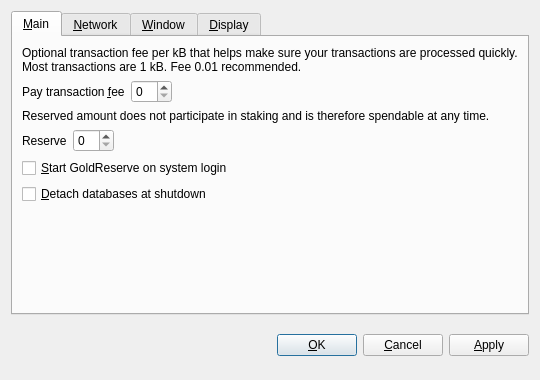
<?xml version="1.0" encoding="UTF-8"?>
<ui version="4.0">
 <class>OptionsDialog</class>
 <widget class="QDialog" name="OptionsDialog">
  <property name="geometry">
   <rect>
    <x>0</x>
    <y>0</y>
    <width>540</width>
    <height>380</height>
   </rect>
  </property>
  <property name="windowTitle">
   <string>Options</string>
  </property>
  <property name="modal">
   <bool>true</bool>
  </property>
  <layout class="QVBoxLayout" name="verticalLayout">
   <item>
    <widget class="QTabWidget" name="tabWidget">
     <property name="tabPosition">
      <enum>QTabWidget::North</enum>
     </property>
     <property name="currentIndex">
      <number>0</number>
     </property>
     <widget class="QWidget" name="tabMain">
      <attribute name="title">
       <string>&amp;Main</string>
      </attribute>
      <layout class="QVBoxLayout" name="verticalLayout_Main">
       <item>
        <widget class="QLabel" name="transactionFeeInfoLabel">
         <property name="text">
          <string>Optional transaction fee per kB that helps make sure your transactions are processed quickly. Most transactions are 1 kB. Fee 0.01 recommended.</string>
         </property>
         <property name="textFormat">
          <enum>Qt::PlainText</enum>
         </property>
         <property name="wordWrap">
          <bool>true</bool>
         </property>
        </widget>
       </item>
       <item>
        <layout class="QHBoxLayout" name="horizontalLayoutFee">
         <item>
          <widget class="QLabel" name="transactionFeeLabel">
           <property name="text">
            <string>Pay transaction &amp;fee</string>
           </property>
           <property name="textFormat">
            <enum>Qt::PlainText</enum>
           </property>
           <property name="buddy">
            <cstring>transactionFee</cstring>
           </property>
          </widget>
         </item>
         <item>
          <widget class="BitcoinAmountField" name="transactionFee"/>
         </item>
         <item>
          <spacer name="horizontalSpacerFee">
           <property name="orientation">
            <enum>Qt::Horizontal</enum>
           </property>
           <property name="sizeHint" stdset="0">
            <size>
             <width>40</width>
             <height>20</height>
            </size>
           </property>
          </spacer>
         </item>
        </layout>
       </item>
       <item>
        <widget class="QLabel" name="reserveBalanceInfoLabel">
         <property name="text">
          <string>Reserved amount does not participate in staking and is therefore spendable at any time.</string>
         </property>
         <property name="textFormat">
          <enum>Qt::PlainText</enum>
         </property>
         <property name="wordWrap">
          <bool>true</bool>
         </property>
        </widget>
       </item>
       <item>
        <layout class="QHBoxLayout" name="horizontalLayoutReserveBalance">
         <item>
          <widget class="QLabel" name="reserveBalanceLabel">
           <property name="text">
            <string>Reserve</string>
           </property>
           <property name="textFormat">
            <enum>Qt::PlainText</enum>
           </property>
           <property name="buddy">
            <cstring>reserveBalance</cstring>
           </property>
          </widget>
         </item>
         <item>
          <widget class="BitcoinAmountField" name="reserveBalance"/>
         </item>
         <item>
          <spacer name="horizontalSpacerReserveBalance">
           <property name="orientation">
            <enum>Qt::Horizontal</enum>
           </property>
           <property name="sizeHint" stdset="0">
            <size>
             <width>40</width>
             <height>20</height>
            </size>
           </property>
          </spacer>
         </item>
        </layout>
       </item>
       <item>
        <widget class="QCheckBox" name="bitcoinAtStartup">
         <property name="toolTip">
          <string>Automatically start GoldReserve after logging in to the system.</string>
         </property>
         <property name="text">
          <string>&amp;Start GoldReserve on system login</string>
         </property>
        </widget>
       </item>
       <item>
        <widget class="QCheckBox" name="detachDatabases">
         <property name="toolTip">
          <string>Detach block and address databases at shutdown. This means they can be moved to another data directory, but it slows down shutdown. The wallet is always detached.</string>
         </property>
         <property name="text">
          <string>&amp;Detach databases at shutdown</string>
         </property>
        </widget>
       </item>
       <item>
        <spacer name="verticalSpacer_Main">
         <property name="orientation">
          <enum>Qt::Vertical</enum>
         </property>
         <property name="sizeHint" stdset="0">
          <size>
           <width>20</width>
           <height>40</height>
          </size>
         </property>
        </spacer>
       </item>
      </layout>
     </widget>
     <widget class="QWidget" name="tabNetwork">
      <attribute name="title">
       <string>&amp;Network</string>
      </attribute>
      <layout class="QVBoxLayout" name="verticalLayout_Network">
       <item>
        <widget class="QCheckBox" name="mapPortUpnp">
         <property name="toolTip">
          <string>Automatically open the GoldReserve client port on the router. This only works when your router supports UPnP and it is enabled.</string>
         </property>
         <property name="text">
          <string>Map port using &amp;UPnP</string>
         </property>
        </widget>
       </item>
       <item>
        <widget class="QCheckBox" name="connectSocks">
         <property name="toolTip">
          <string>Connect to the GoldReserve network through a SOCKS proxy (e.g. when connecting through Tor).</string>
         </property>
         <property name="text">
          <string>&amp;Connect through SOCKS proxy:</string>
         </property>
        </widget>
       </item>
       <item>
        <layout class="QHBoxLayout" name="horizontalLayout_Network">
         <item>
          <widget class="QLabel" name="proxyIpLabel">
           <property name="text">
            <string>Proxy &amp;IP:</string>
           </property>
           <property name="textFormat">
            <enum>Qt::PlainText</enum>
           </property>
           <property name="buddy">
            <cstring>proxyIp</cstring>
           </property>
          </widget>
         </item>
         <item>
          <widget class="QValidatedLineEdit" name="proxyIp">
           <property name="maximumSize">
            <size>
             <width>140</width>
             <height>16777215</height>
            </size>
           </property>
           <property name="toolTip">
            <string>IP address of the proxy (e.g. 127.0.0.1)</string>
           </property>
          </widget>
         </item>
         <item>
          <widget class="QLabel" name="proxyPortLabel">
           <property name="text">
            <string>&amp;Port:</string>
           </property>
           <property name="textFormat">
            <enum>Qt::PlainText</enum>
           </property>
           <property name="buddy">
            <cstring>proxyPort</cstring>
           </property>
          </widget>
         </item>
         <item>
          <widget class="QLineEdit" name="proxyPort">
           <property name="maximumSize">
            <size>
             <width>55</width>
             <height>16777215</height>
            </size>
           </property>
           <property name="toolTip">
            <string>Port of the proxy (e.g. 9050)</string>
           </property>
          </widget>
         </item>
         <item>
          <widget class="QLabel" name="socksVersionLabel">
           <property name="text">
            <string>SOCKS &amp;Version:</string>
           </property>
           <property name="textFormat">
            <enum>Qt::PlainText</enum>
           </property>
           <property name="buddy">
            <cstring>socksVersion</cstring>
           </property>
          </widget>
         </item>
         <item>
          <widget class="QValueComboBox" name="socksVersion">
           <property name="toolTip">
            <string>SOCKS version of the proxy (e.g. 5)</string>
           </property>
          </widget>
         </item>
         <item>
          <spacer name="horizontalSpacer_Network">
           <property name="orientation">
            <enum>Qt::Horizontal</enum>
           </property>
           <property name="sizeHint" stdset="0">
            <size>
             <width>40</width>
             <height>20</height>
            </size>
           </property>
          </spacer>
         </item>
        </layout>
       </item>
       <item>
        <spacer name="verticalSpacer_Network">
         <property name="orientation">
          <enum>Qt::Vertical</enum>
         </property>
         <property name="sizeHint" stdset="0">
          <size>
           <width>20</width>
           <height>40</height>
          </size>
         </property>
        </spacer>
       </item>
      </layout>
     </widget>
     <widget class="QWidget" name="tabWindow">
      <attribute name="title">
       <string>&amp;Window</string>
      </attribute>
      <layout class="QVBoxLayout" name="verticalLayout_Window">
       <item>
        <widget class="QCheckBox" name="minimizeToTray">
         <property name="toolTip">
          <string>Show only a tray icon after minimizing the window.</string>
         </property>
         <property name="text">
          <string>&amp;Minimize to the tray instead of the taskbar</string>
         </property>
        </widget>
       </item>
       <item>
        <widget class="QCheckBox" name="minimizeOnClose">
         <property name="toolTip">
          <string>Minimize instead of exit the application when the window is closed. When this option is enabled, the application will be closed only after selecting Quit in the menu.</string>
         </property>
         <property name="text">
          <string>M&amp;inimize on close</string>
         </property>
        </widget>
       </item>
       <item>
        <spacer name="verticalSpacer_Window">
         <property name="orientation">
          <enum>Qt::Vertical</enum>
         </property>
         <property name="sizeHint" stdset="0">
          <size>
           <width>20</width>
           <height>40</height>
          </size>
         </property>
        </spacer>
       </item>
      </layout>
     </widget>
     <widget class="QWidget" name="tabDisplay">
      <attribute name="title">
       <string>&amp;Display</string>
      </attribute>
      <layout class="QVBoxLayout" name="verticalLayout_Display">
       <item>
        <layout class="QHBoxLayout" name="horizontalLayout_1_Display">
         <item>
          <widget class="QLabel" name="langLabel">
           <property name="text">
            <string>User Interface &amp;language:</string>
           </property>
           <property name="textFormat">
            <enum>Qt::PlainText</enum>
           </property>
           <property name="buddy">
            <cstring>lang</cstring>
           </property>
          </widget>
         </item>
         <item>
          <widget class="QValueComboBox" name="lang">
           <property name="toolTip">
            <string>The user interface language can be set here. This setting will take effect after restarting GoldReserve.</string>
           </property>
          </widget>
         </item>
        </layout>
       </item>
       <item>
        <layout class="QHBoxLayout" name="horizontalLayout_2_Display">
         <item>
          <widget class="QLabel" name="unitLabel">
           <property name="text">
            <string>&amp;Unit to show amounts in:</string>
           </property>
           <property name="textFormat">
            <enum>Qt::PlainText</enum>
           </property>
           <property name="buddy">
            <cstring>unit</cstring>
           </property>
          </widget>
         </item>
         <item>
          <widget class="QValueComboBox" name="unit">
           <property name="toolTip">
            <string>Choose the default subdivision unit to show in the interface and when sending coins.</string>
           </property>
          </widget>
         </item>
        </layout>
       </item>
       <item>
        <widget class="QCheckBox" name="displayAddresses">
         <property name="toolTip">
          <string>Whether to show GoldReserve addresses in the transaction list or not.</string>
         </property>
         <property name="text">
          <string>&amp;Display addresses in transaction list</string>
         </property>
        </widget>
       </item>
       <item>
        <widget class="QCheckBox" name="coinControlFeatures">
         <property name="toolTip">
          <string>Whether to show coin control features or not.</string>
         </property>
         <property name="text">
          <string>Display coin &amp;control features (experts only!)</string>
         </property>
        </widget>
       </item>
       <item>
        <spacer name="verticalSpacer_Display">
         <property name="orientation">
          <enum>Qt::Vertical</enum>
         </property>
         <property name="sizeHint" stdset="0">
          <size>
           <width>20</width>
           <height>40</height>
          </size>
         </property>
        </spacer>
       </item>
      </layout>
     </widget>
    </widget>
   </item>
   <item>
    <layout class="QHBoxLayout" name="horizontalLayout_Buttons">
     <item>
      <spacer name="horizontalSpacer_1">
       <property name="orientation">
        <enum>Qt::Horizontal</enum>
       </property>
       <property name="sizeHint" stdset="0">
        <size>
         <width>40</width>
         <height>48</height>
        </size>
       </property>
      </spacer>
     </item>
     <item>
      <widget class="QLabel" name="statusLabel">
       <property name="font">
        <font>
         <weight>75</weight>
         <bold>true</bold>
        </font>
       </property>
       <property name="text">
        <string/>
       </property>
       <property name="textFormat">
        <enum>Qt::PlainText</enum>
       </property>
       <property name="wordWrap">
        <bool>true</bool>
       </property>
      </widget>
     </item>
     <item>
      <spacer name="horizontalSpacer_2">
       <property name="orientation">
        <enum>Qt::Horizontal</enum>
       </property>
       <property name="sizeHint" stdset="0">
        <size>
         <width>40</width>
         <height>48</height>
        </size>
       </property>
      </spacer>
     </item>
     <item>
      <widget class="QPushButton" name="okButton">
       <property name="text">
        <string>&amp;OK</string>
       </property>
      </widget>
     </item>
     <item>
      <widget class="QPushButton" name="cancelButton">
       <property name="text">
        <string>&amp;Cancel</string>
       </property>
       <property name="autoDefault">
        <bool>false</bool>
       </property>
      </widget>
     </item>
     <item>
      <widget class="QPushButton" name="applyButton">
       <property name="text">
        <string>&amp;Apply</string>
       </property>
       <property name="autoDefault">
        <bool>false</bool>
       </property>
      </widget>
     </item>
    </layout>
   </item>
  </layout>
 </widget>
 <customwidgets>
  <customwidget>
   <class>BitcoinAmountField</class>
   <extends>QSpinBox</extends>
   <header>bitcoinamountfield.h</header>
  </customwidget>
  <customwidget>
   <class>QValueComboBox</class>
   <extends>QComboBox</extends>
   <header>qvaluecombobox.h</header>
  </customwidget>
  <customwidget>
   <class>QValidatedLineEdit</class>
   <extends>QLineEdit</extends>
   <header>qvalidatedlineedit.h</header>
  </customwidget>
 </customwidgets>
 <resources/>
 <connections/>
</ui>
